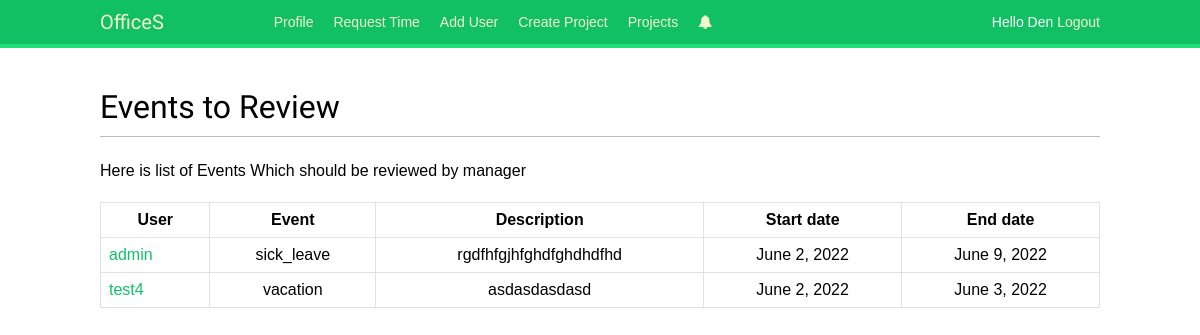
/events_to_review/ (signed in), run on the app's committed database.
### offices/models.py (models this page shows)
class Event(models.Model):
    STATUS = (
       ('rejected', ('Rejected')),
       ('accepted', ('Accepted')),
       ('in_review', ('Created')),
   )
    TYPE = (
       ('vacation', ('Vacation')),
       ('sick_leave', ('Sick leave')),
   )
    type = models.CharField(max_length=32, choices=TYPE)
    description = models.TextField()
    start_date = models.DateField(blank=True,null=True)
    end_date = models.DateField(blank=True,null=True)
    user_fk = models.ForeignKey(settings.AUTH_USER_MODEL, on_delete=models.CASCADE, default=None, related_name='%(class)s_user')
    status = models.CharField(max_length=32,default='In_review', choices=STATUS)

### offices/views.py (the view, shortened to what this page needs)
# urls.py: path('events_to_review/', views.in_review_requests, name='events_to_review'),
@login_required(login_url='../../')
def in_review_requests(request):
    user = request.user
    print(user.id)
    if user.is_superuser:
        test = Event.objects.filter(status = 'in_review')
        print(test)
        return render(request,
              'offices/events_to_review.html', locals()
             )

### offices/templates/offices/events_to_review.html (shortened to what this page needs)
{% extends 'base.html' %}
{% block content %}
<h1>Events to Review</h1>
<p>Here is list of Events Which should be reviewed by manager</p>
<div id="main" class="events-list">
    <table>
        <thead>
          <tr>
               <th>User</th>
               <th>Event</th>
               <th>Description</th>
               <th>Start date </th>
               <th>End date</th>
          </tr>
        </thead>
        <tbody>
            {% for event in test %}
             <tr>
               <td id="users">
              <a href="../event/{{ event.id }}">{{ event.user_fk }}</a></a></td>
              <td>{{ event.type }}</td>
              <td>{{ event.description }}</td>
              <td>{{ event.start_date }}</td>
              <td>{{ event.end_date }}</td>
             </tr>
            {% endfor %}
          </tbody>
      </table>
</div>
{% endblock  %}

### offices/templates/base.html (shortened to what this page needs)
{% load static %}
<!DOCTYPE html>
<html>
<head>
    <link href="{% static "css/base.css" %}" rel="stylesheet">
    <link rel="stylesheet" href="https://cdnjs.cloudflare.com/ajax/libs/font-awesome/4.7.0/css/font-awesome.min.css">
</head>
<body>
    <div id="header">
        <span class="logo"><a href="{% url 'dashboard' %}">OfficeS</a></span>
        {% if request.user.is_authenticated %}
        <ul class="menu">
            <li>
                <a href="../../profile/{{ request.user.id }}">Profile</a>
            </li>
            <li>
                <a href="{% url 'create_event' %}">Request Time</a>
            </li>
            {% if request.user.is_superuser %}
                <li>
                <a href="{% url 'create_user' %}">Add User</a>
            </li>
            <li>
                <a href="{% url 'create_project' %}">Create Project</a>
            </li>
            <li>
                <a href="{% url 'projects' %}">Projects</a>
            </li>
            <li>
                <a href="../../events_to_review/"> <i class="fa fa-bell"></i></a>
                </li>
            {% endif %}
        </ul>
        {% endif %}
        <span class="user">
            {% if request.user.is_authenticated %}
            Hello {{ request.user.first_name }}
            <a href="{% url 'logout' %}">Logout</a>
            {% else %}
            <a href="{% url 'login' %}">Log-In</a>
            {% endif %}
        </span>
    </div>
    <div id="content">
        {% block content %}
        {% endblock %}
    </div>
</body>
</html>

### offices/static/css/base.css (style rules this page uses)
body { margin:0; padding:0; font-family:helvetica, sans-serif; }
p { line-height: 1.8; }
a { color:#12c064; text-decoration:none; }
h1, h2, h3, h4, h5 , h6 { font-family: 'Muli', sans-serif; font-weight:normal; }
h1 { border-bottom:1px solid #bbb; padding:0 0 10px 0; margin:10px 0 20px 0; }
#header { padding:10px 100px; font-size:14px; background:#12c064; color:#fff; border-bottom:4px solid #1cdf78; overflow:auto; }
#header .logo { font-family: 'Muli', sans-serif; float:left; color:#f3f7cc; font-size:20px; margin-right:10%; }
#header ul.menu { list-style:none; float:left; margin:0; padding:0; }
#header ul.menu li { float:left; padding:4px 10px; }
#header a { color:#f3f7cc; }
#header .user { float:right; padding-top:4px; }
#content { padding:30px 100px; }
table { font-family: arial, sans-serif; border-collapse: collapse; width: 100%; }
td, th { border: 1px solid #dddd; text-align: center; padding: 8px; }
tr:nth-child(even) { background-color: #ffffff; }
#users { text-align: left; }

### data on the page
Event: user_fk "admin", type "sick_leave", description "rgdfhfgjhfghdfghdhdfhd", start_date "June 2, 2022", end_date "June 9, 2022"
Event: user_fk "test4", type "vacation", description "asdasdasdasd", start_date "June 2, 2022", end_date "June 3, 2022"

### other printed values
{{ request.user.first_name }} "Den"
